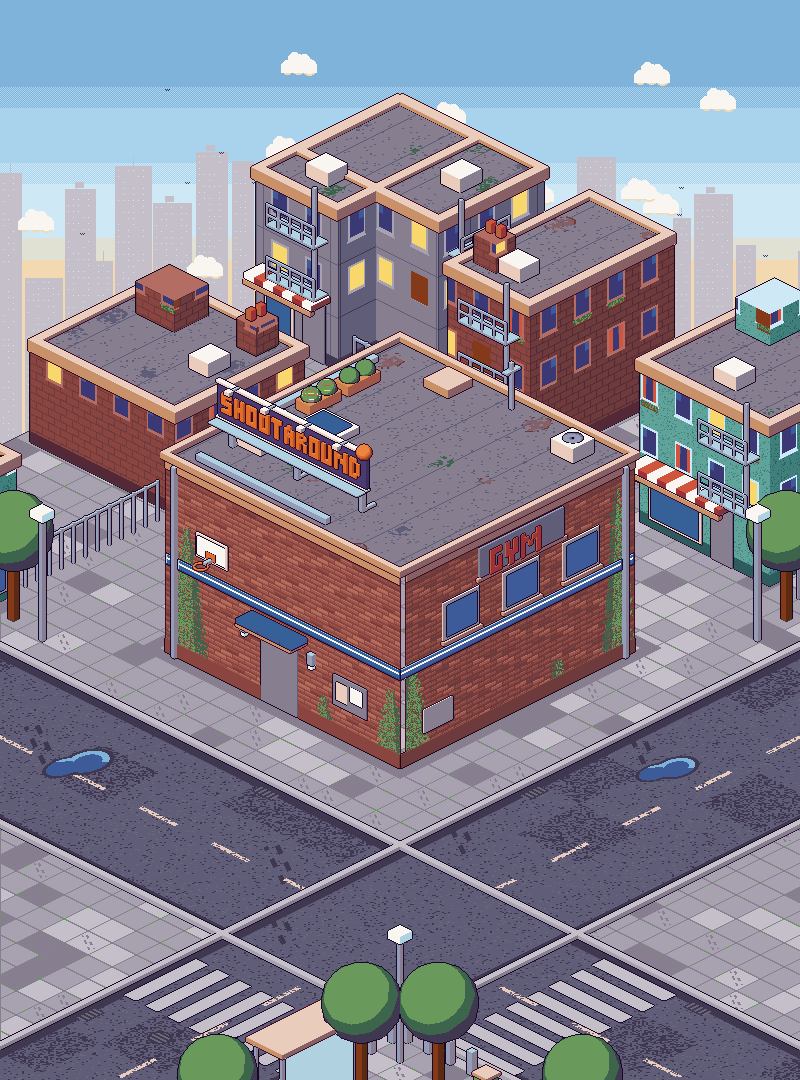
#> input picture assets/courts/gym/loading.webp, 800 x 1080 px
$ python build_game_cards.py
#> lines starting #> are read from the running program, lines starting #| are printed output that depends on the picture
"""Builds the home page's game card picture: the gym shut on its street with its SHOOTAROUND billboard, as the game
opens on it (assets/courts/gym/loading.webp, at art pixels), no text.

Usage: uv run --with pillow python3 tools/build_game_cards.py
(then tools/build_share_images.py, which puts the logo on it for the share picture)
"""
import os
from PIL import Image

ROOT = os.path.join(os.path.dirname(__file__), '..')

scene = Image.open(os.path.join(ROOT, 'assets/courts/gym/loading.webp')).convert('RGBA')
# 16:9 round the gym, which stands in the middle of the picture, its billboard near the top
w = scene.width
#> w = 800
h = round(w * 9 / 16)
#> h = 450
cy = 545
crop = scene.crop((0, cy - h // 2, w, cy - h // 2 + h))
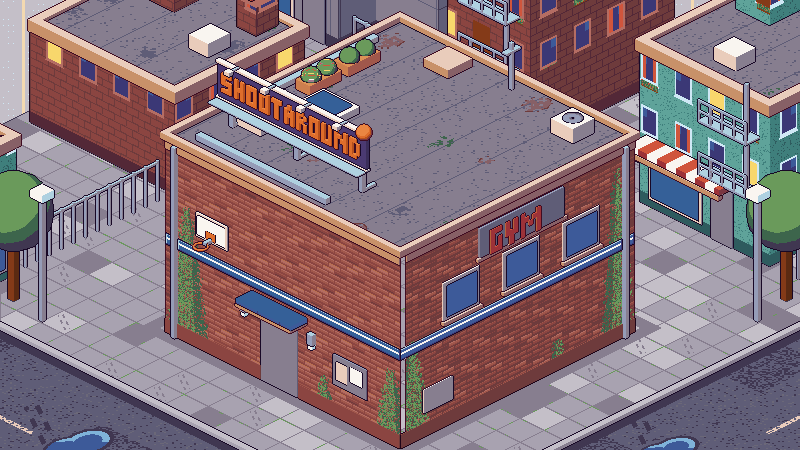
#> crop: PIL image 800x450 RGBA; mean R, G, B, A 134.6, 115.5, 123.5, 255
# whole pixels first (2x), then smoothly down to the card's size
card = crop.resize((w * 2, h * 2), Image.NEAREST).resize((1200, 675), Image.LANCZOS)
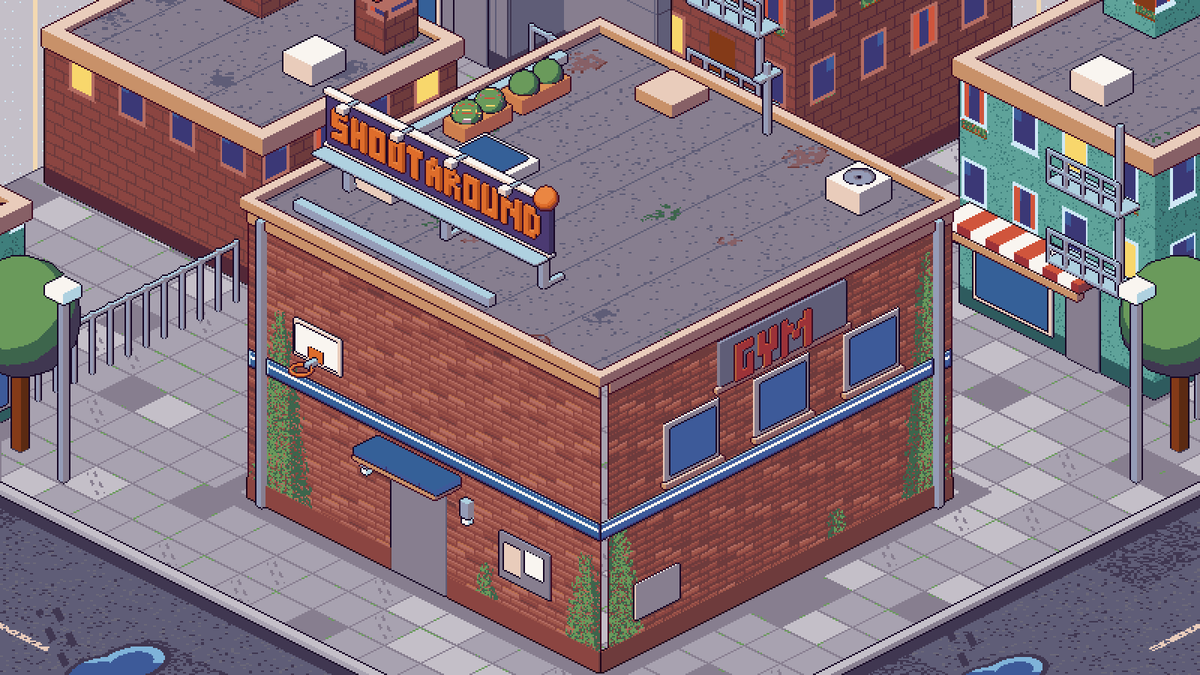
#> card: PIL image 1200x675 RGBA; mean R, G, B, A 134.5, 115.6, 123.5, 255
card.convert('RGB').save(os.path.join(ROOT, 'assets/games/shootaround.webp'), quality=82)
print('saved assets/games/shootaround.webp')

$ run again, with assets/courts/gym/contest.webp copied over assets/courts/gym/loading.webp
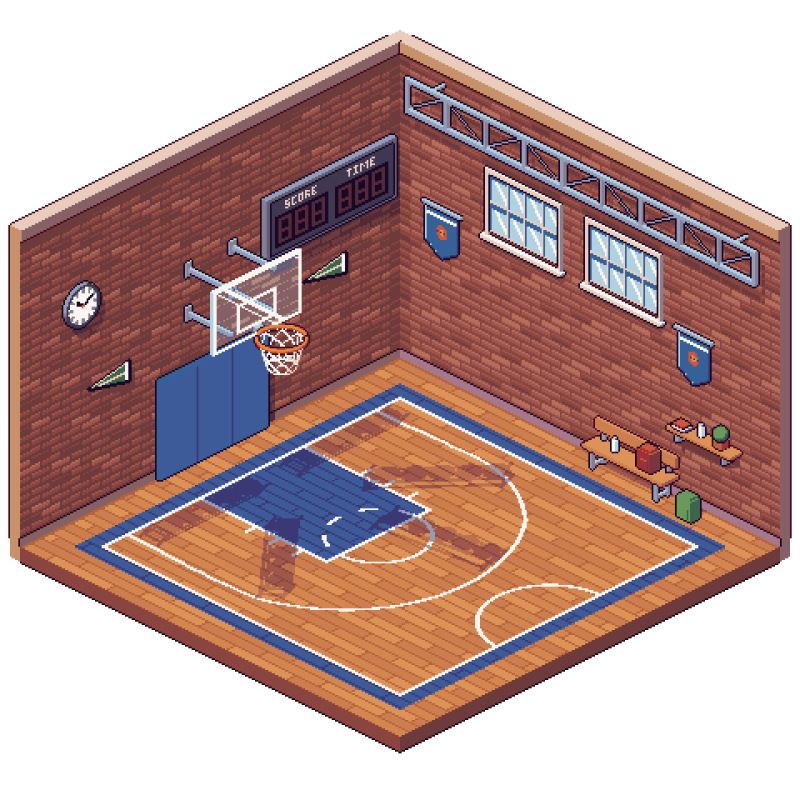
#> input picture assets/courts/gym/contest.webp, 2400 x 2400 px (shown at 1/3 size)
#> scene is the input picture: PIL image 2400x2400 RGBA; mean R, G, B, A 96.7, 65, 60.4, 165.1
#> `card = crop.resize((w * 2, h * 2), Image.NEAREST).resize((1200, 675), ..`:
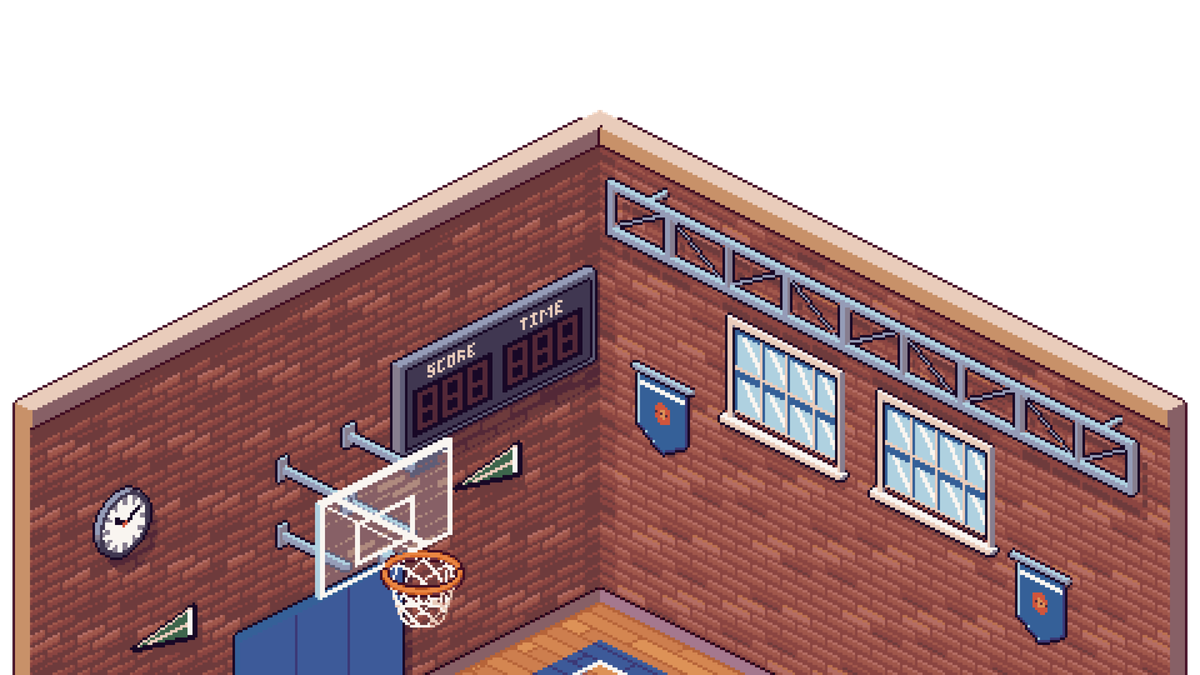
#> card: PIL image 1200x675 RGBA; mean R, G, B, A 84.7, 56.4, 56.8, 155.6; transparent parts drawn white
#> `card.convert('RGB').save(os.path.join(ROOT, 'assets/games/shootaround...`:
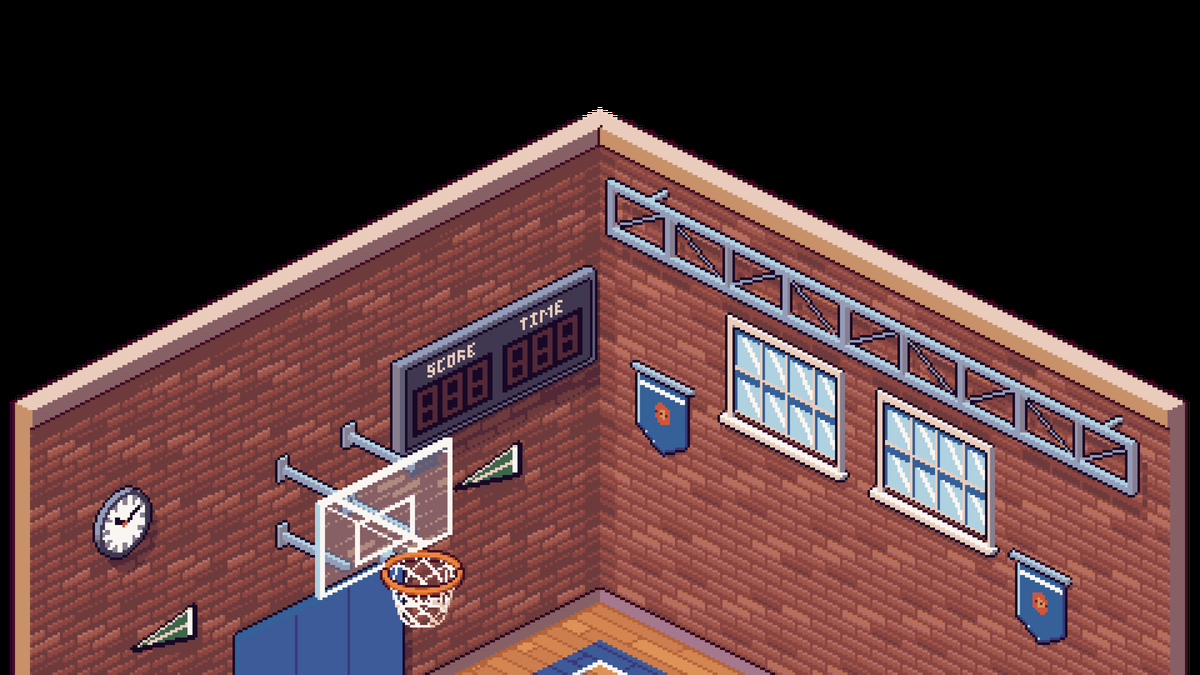
#> saved as shootaround.webp: PIL image 1200x675 RGB; mean R, G, B 84.7, 56.4, 56.8

$ run again, with assets/courts/gym/street.webp copied over assets/courts/gym/loading.webp
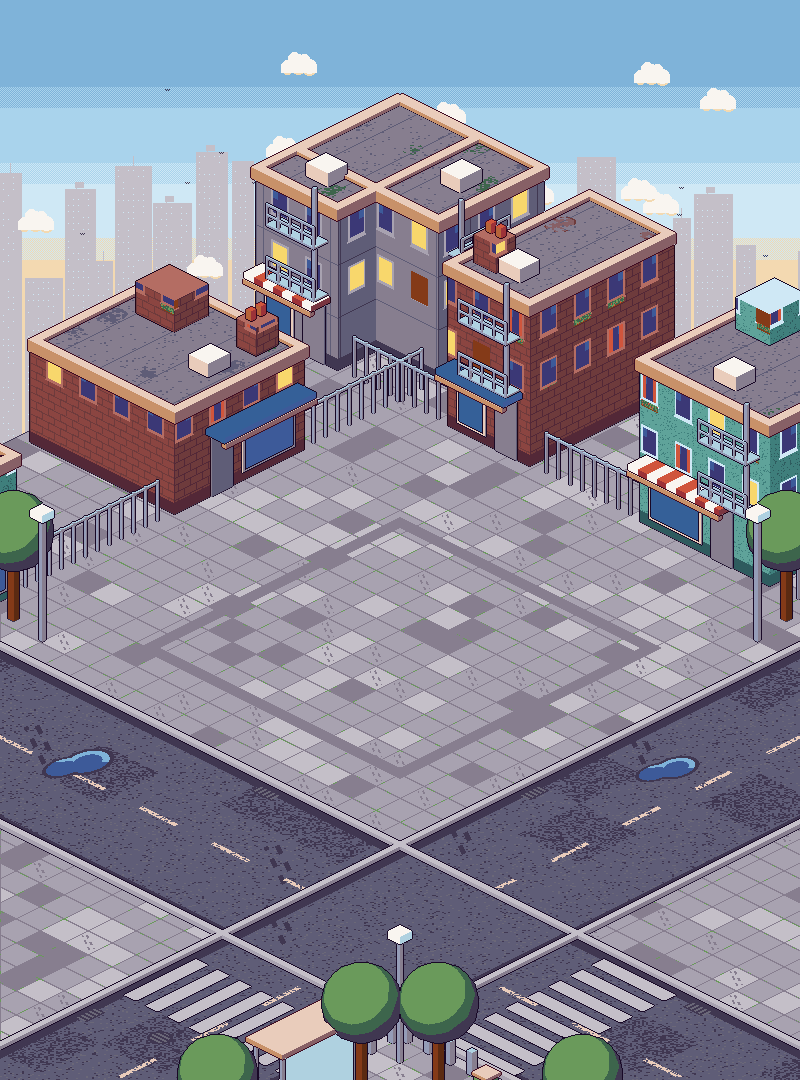
#> input picture assets/courts/gym/street.webp, 800 x 1080 px
#> `crop = scene.crop((0, cy - h // 2, w, cy - h // 2 + h))`:
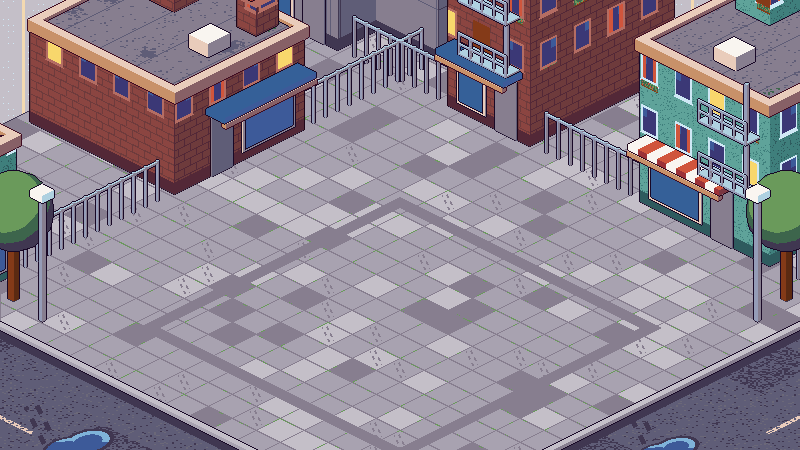
#> crop: PIL image 800x450 RGBA; mean R, G, B, A 142.3, 133.2, 145.5, 255
#> `card.convert('RGB').save(os.path.join(ROOT, 'assets/games/shootaround...`:
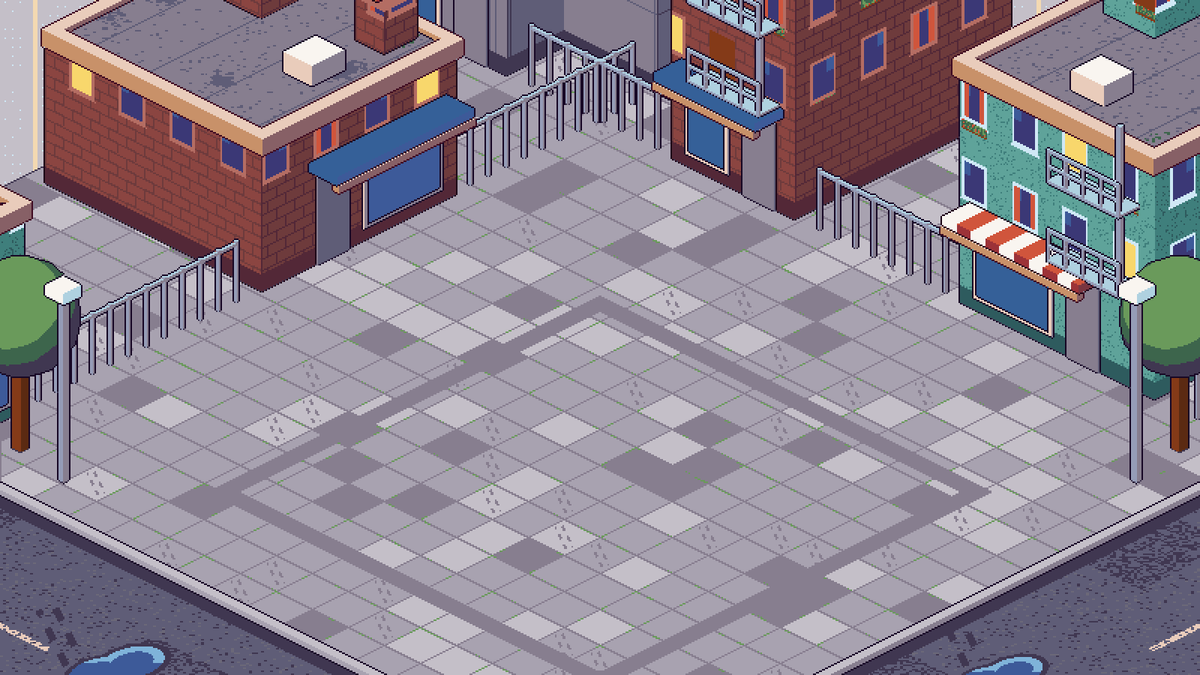
#> saved as shootaround.webp: PIL image 1200x675 RGB; mean R, G, B 142.3, 133.3, 145.6
